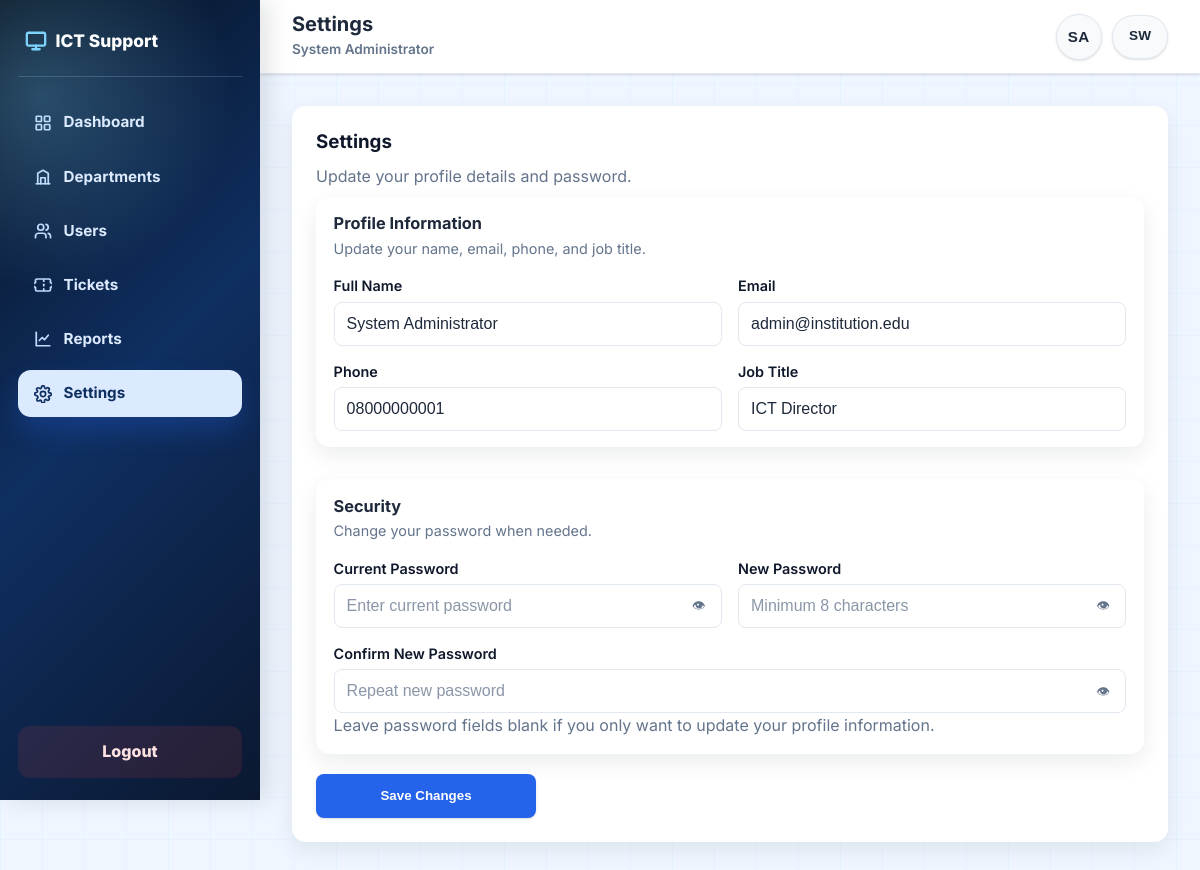
Screenshot of /admin/settings.php (signed in) with the database file from the repository.
### tables this page shows
CREATE TABLE IF NOT EXISTS users (
    id INT AUTO_INCREMENT PRIMARY KEY,
    full_name VARCHAR(150) NOT NULL,
    employee_number VARCHAR(50) UNIQUE,
    phone VARCHAR(30),
    email VARCHAR(150) NOT NULL UNIQUE,
    job_title VARCHAR(120),
    department_id INT NULL,
    role ENUM('admin', 'ict', 'employee') NOT NULL,
    password VARCHAR(255) NOT NULL,
    created_at TIMESTAMP DEFAULT CURRENT_TIMESTAMP,
    FOREIGN KEY (department_id) REFERENCES departments(id) ON DELETE SET NULL
);

### config/app.php (called while the page is built, shortened)
<?php
function app_base_path(): string
{
    static $basePath = null;
    if ($basePath !== null) {
        return $basePath;
    }
    $docRoot = realpath((string) ($_SERVER['DOCUMENT_ROOT'] ?? ''));
    $projectRoot = realpath(__DIR__ . '/..');
    if ($docRoot && $projectRoot) {
        $docRoot = rtrim(str_replace('\\', '/', $docRoot), '/');
        $projectRoot = rtrim(str_replace('\\', '/', $projectRoot), '/');
        if ($docRoot !== '' && str_starts_with($projectRoot, $docRoot)) {
            $basePath = substr($projectRoot, strlen($docRoot));
            $basePath = '/' . trim((string) $basePath, '/');
            $basePath = $basePath === '/' ? '' : $basePath;
            return $basePath;
        }
    }
    $scriptDir = rtrim(str_replace('\\', '/', dirname((string) ($_SERVER['SCRIPT_NAME'] ?? ''))), '/');
    $basePath = preg_replace('#/(admin|staff|employee|api)$#', '', $scriptDir) ?: '';
    return $basePath === '/' ? '' : $basePath;
}

### includes/helpers.php (called while the page is built, shortened)
<?php
function e(string $value): string
{
    return htmlspecialchars($value, ENT_QUOTES, 'UTF-8');
}

### includes/auth.php (called while the page is built, shortened)
<?php
function currentUser(): ?array
{
    return $_SESSION['user'] ?? null;
}

### admin/settings.php (the view, shortened to what this page needs)
<?php
require_once __DIR__ . '/../includes/auth.php';
require_once __DIR__ . '/../includes/helpers.php';
$conn = db();
$user = currentUser();
$userId = (int) $user['id'];
$profile = [
    'full_name' => $user['full_name'] ?? '',
    'email' => $user['email'] ?? '',
    'phone' => '',
    'job_title' => '',
];
$stmt = $conn->prepare('SELECT full_name, email, phone, job_title, password FROM users WHERE id = ? LIMIT 1');
$stmt->bind_param('i', $userId);
$stmt->execute();
$currentRow = $stmt->get_result()->fetch_assoc();
if ($currentRow) {
    $profile = array_merge($profile, $currentRow);
}
$pageTitle = 'Settings | ' . APP_NAME;
require_once __DIR__ . '/../includes/header.php';
require_once __DIR__ . '/_nav.php';
?>
<section class="panel-card settings-page">
    <h3 data-i18n="admin_settings_title">Settings</h3>
    <p class="small-text" data-i18n="admin_settings_intro">Update your profile details and password.</p>
    <form method="POST" class="settings-form" autocomplete="off">
        <section class="panel-card settings-category">
            <div class="settings-category-head">
                <h4>Profile Information</h4>
                <p>Update your name, email, phone, and job title.</p>
            </div>
            <div class="settings-category-grid">
                <label><span data-i18n="common_full_name">Full Name</span>
                    <input type="text" name="full_name" required value="<?= e((string) $profile['full_name']) ?>" placeholder="Full name">
                </label>
                <label><span data-i18n="common_email">Email</span>
                    <input type="email" name="email" required value="<?= e((string) $profile['email']) ?>" placeholder="name@institution.edu">
                </label>
                <label><span data-i18n="common_phone">Phone</span>
                    <input type="text" name="phone" required value="<?= e((string) $profile['phone']) ?>" placeholder="07XXXXXXXX">
                </label>
                <label><span data-i18n="common_job_title">Job Title</span>
                    <input type="text" name="job_title" required value="<?= e((string) $profile['job_title']) ?>" placeholder="Your job title">
                </label>
            </div>
        </section>
        <section class="panel-card settings-category settings-password-card">
            <div class="settings-category-head">
                <h4>Security</h4>
                <p>Change your password when needed.</p>
            </div>
            <div class="settings-category-grid">
                <label><span data-i18n="admin_current_password_label">Current Password</span>
                    <span class="password-field">
                        <input type="password" name="current_password" placeholder="Enter current password" data-password-field>
                        <button type="button" class="password-toggle" aria-label="Show password" data-password-toggle>
                            <span aria-hidden="true">👁</span>
                        </button>
                    </span>
                </label>
                <label><span data-i18n="admin_new_password_label">New Password</span>
                    <span class="password-field">
                        <input type="password" name="new_password" minlength="8" placeholder="Minimum 8 characters" data-password-field>
                        <button type="button" class="password-toggle" aria-label="Show password" data-password-toggle>
                            <span aria-hidden="true">👁</span>
                        </button>
                    </span>
                </label>
                <label><span data-i18n="admin_confirm_password_label">Confirm New Password</span>
                    <span class="password-field">
                        <input type="password" name="confirm_password" minlength="8" placeholder="Repeat new password" data-password-field>
                        <button type="button" class="password-toggle" aria-label="Show password" data-password-toggle>
                            <span aria-hidden="true">👁</span>
                        </button>
                    </span>
                </label>
            </div>
            <p class="small-text">Leave password fields blank if you only want to update your profile information.</p>
        </section>
        <div class="auth-actions settings-actions">
            <button type="submit" class="btn btn-primary" data-i18n="admin_settings_save">Save Changes</button>
        </div>
    </form>
</section>
</section>
</div>
<?php require_once __DIR__ . '/../includes/footer.php'; ?>

### admin/_nav.php (shortened to what this page needs)
<?php
$currentAdminPage = basename($_SERVER['PHP_SELF']);
$appRoot = app_base_path();
$adminTitle = trim(explode('|', $pageTitle ?? 'Admin Dashboard')[0]);
$adminUser = currentUser();
$avatarInitials = '';
if (!empty($adminUser['full_name'])) {
    $parts = preg_split('/\s+/', trim($adminUser['full_name']));
    $first = strtoupper($parts[0][0] ?? '');
    $second = isset($parts[1]) ? strtoupper($parts[1][0]) : strtoupper($parts[0][1] ?? '');
    $avatarInitials = trim(substr($first . $second, 0, 2));
} else {
    $avatarInitials = strtoupper(substr($adminUser['email'] ?? 'A', 0, 2));
}
$adminModules = [
    ['href' => $appRoot . '/admin/dashboard.php', 'label' => 'Dashboard', 'i18n' => 'subnav_dashboard', 'icon' => '<rect x="3" y="3" width="7" height="7" rx="1"></rect><rect x="14" y="3" width="7" height="7" rx="1"></rect><rect x="14" y="14" width="7" height="7" rx="1"></rect><rect x="3" y="14" width="7" height="7" rx="1"></rect>'],
    ['href' => $appRoot . '/admin/departments.php', 'label' => 'Departments', 'i18n' => 'subnav_departments', 'icon' => '<path d="M3 21h18"></path><path d="M5 21V7l7-4 7 4v14"></path><path d="M9 21v-8h6v8"></path>'],
    ['href' => $appRoot . '/admin/users.php', 'label' => 'Users', 'i18n' => 'subnav_users', 'icon' => '<path d="M16 21v-2a4 4 0 0 0-4-4H6a4 4 0 0 0-4 4v2"></path><circle cx="9" cy="7" r="4"></circle><path d="M22 21v-2a4 4 0 0 0-3-3.87"></path><path d="M16 3.13a4 4 0 0 1 0 7.75"></path>'],
    ['href' => $appRoot . '/admin/tickets.php', 'label' => 'Tickets', 'i18n' => 'subnav_tickets', 'icon' => '<path d="M2 9a3 3 0 0 0 0 6v3a2 2 0 0 0 2 2h16a2 2 0 0 0 2-2v-3a3 3 0 0 0 0-6V6a2 2 0 0 0-2-2H4a2 2 0 0 0-2 2z"></path><path d="M13 5v2"></path><path d="M13 17v2"></path><path d="M13 11v2"></path>'],
    ['href' => $appRoot . '/admin/reports.php', 'label' => 'Reports', 'i18n' => 'subnav_reports', 'icon' => '<path d="M3 3v18h18"></path><path d="m7 14 4-4 3 3 5-6"></path>'],
    ['href' => $appRoot . '/admin/settings.php', 'label' => 'Settings', 'i18n' => 'subnav_settings', 'icon' => '<path d="M12 15.5A3.5 3.5 0 1 0 12 8.5a3.5 3.5 0 0 0 0 7z"></path><path d="M19.4 15a1.7 1.7 0 0 0 .34 1.87l.06.06a2 2 0 1 1-2.83 2.83l-.06-.06a1.7 1.7 0 0 0-1.87-.34 1.7 1.7 0 0 0-1 1.55V22a2 2 0 1 1-4 0v-.09a1.7 1.7 0 0 0-1-1.55 1.7 1.7 0 0 0-1.87.34l-.06.06a2 2 0 1 1-2.83-2.83l.06-.06A1.7 1.7 0 0 0 4.6 15a1.7 1.7 0 0 0-1.55-1H3a2 2 0 1 1 0-4h.05a1.7 1.7 0 0 0 1.55-1 1.7 1.7 0 0 0-.34-1.87l-.06-.06a2 2 0 1 1 2.83-2.83l.06.06a1.7 1.7 0 0 0 1.87.34H9a1.7 1.7 0 0 0 1-1.55V3a2 2 0 1 1 4 0v.05a1.7 1.7 0 0 0 1 1.55 1.7 1.7 0 0 0 1.87-.34l.06-.06a2 2 0 1 1 2.83 2.83l-.06.06a1.7 1.7 0 0 0-.34 1.87V9c0 .68.4 1.29 1.03 1.55H21a2 2 0 1 1 0 4h-.05A1.7 1.7 0 0 0 19.4 15z"></path>'],
];
?>
<div class="admin-shell">
    <aside class="admin-sidebar" aria-label="Admin navigation">
        <div class="admin-sidebar-head">
            <a href="<?= e($appRoot . '/admin/dashboard.php') ?>" class="admin-sidebar-brand">
                <span>ICT Support</span>
            </a>
        </div>
        <div class="admin-menu-panel" data-admin-menu-panel>
            <nav class="admin-module-nav">
                <?php foreach ($adminModules as $module): ?>
                    <a href="<?= e($module['href']) ?>" class="<?= $currentAdminPage === basename($module['href']) ? 'active' : '' ?>">
                        <svg class="admin-module-icon" xmlns="http://www.w3.org/2000/svg" width="18" height="18" viewBox="0 0 24 24" fill="none" stroke="currentColor" stroke-width="2.3" stroke-linecap="round" stroke-linejoin="round" aria-hidden="true"><?= $module['icon'] ?></svg>
                        <span data-i18n="<?= e($module['i18n']) ?>"><?= e($module['label']) ?></span>
                    </a>
                <?php endforeach; ?>
            </nav>
            <a href="<?= e($appRoot . '/logout.php') ?>" class="admin-logout" data-i18n="nav_logout">Logout</a>
        </div>
    </aside>
    <section class="admin-content">
        <div class="admin-topbar">
            <div>
                <h1><?= e($adminTitle) ?></h1>
                <p><?= e($adminUser['full_name'] ?? 'Administrator') ?></p>
            </div>
            <div class="admin-topbar-actions">
                <button type="button" class="admin-profile-icon" aria-label="Profile" title="<?= e($adminUser['full_name'] ?? 'Administrator') ?>">
                    <?= e($avatarInitials) ?>
                </button>
                <button type="button" class="btn btn-secondary btn-link" aria-label="Switch language" data-language-toggle>SW</button>
            </div>
        </div>

### rows the page displays
users: full_name "System Administrator", full_name "SA", email "admin@institution.edu", phone "08000000001", job_title "ICT Director"

### other values shown
$module['label'] "Dashboard"
$module['label'] "Departments"
$module['label'] "Users"
$module['label'] "Tickets"
$module['label'] "Reports"
$module['label'] "Settings"
$adminTitle "Settings"
